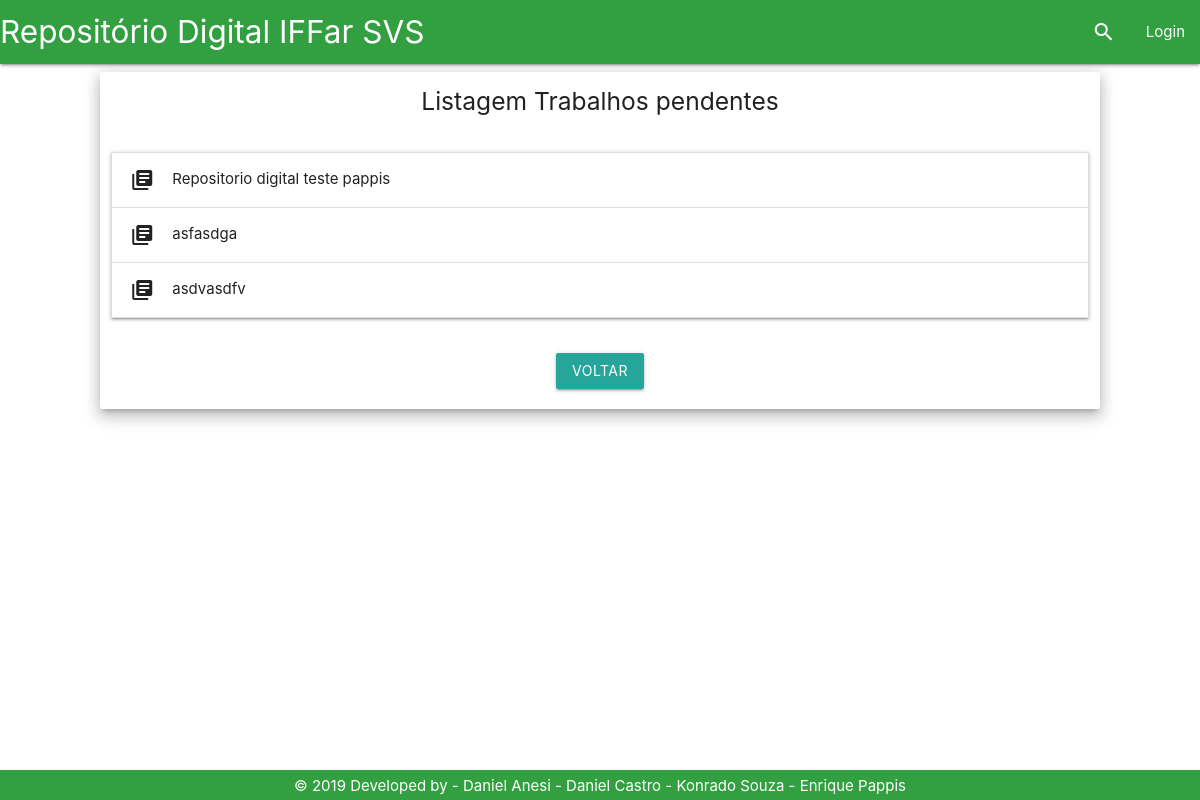
Page /Tela/trabalhosPendentes.php on the committed database.
### tables this page shows
CREATE TABLE `trabalho` (
  `id_trabalho` int(11) NOT NULL,
  `id_usuario` int(11) NOT NULL,
  `nome` varchar(200) NOT NULL,
  `resumo` varchar(4500) NOT NULL,
  `categoria` varchar(20) NOT NULL,
  `autores` varchar(200) NOT NULL,
  `orientadores` varchar(200) DEFAULT NULL,
  `coorientadores` varchar(200) DEFAULT NULL,
  `palavras_chave` varchar(100) NOT NULL,
  `data_submissao` varchar(40) DEFAULT NULL,
  `caminho` varchar(80) NOT NULL,
  `id_curso` int(11) NOT NULL,
  `numero_acessos` int(11) DEFAULT NULL,
  `numero_downloads` int(11) DEFAULT NULL,
  `publicado` int(1) NOT NULL DEFAULT 0
);

### Controle/trabalhoPDO.php (called while the page is built, shortened)
<?php
if (realpath('./index.php')) {
    include_once './Controle/conexao.php';
    include_once './Controle/usuarioPDO.php';
    include_once './Modelo/Trabalho.php';
    include_once './Modelo/Usuario.php';
} else {
    if (realpath('../index.php')) {
        include_once '../Modelo/Trabalho.php';
    }
}
class TrabalhoPDO
{
    public function selectTrabalho()
    {
        $con = new conexao();
        $pdo = $con->getConexao();
        $stmt = $pdo->prepare('select * from trabalho ORDER BY id_trabalho desc;');
        $stmt->execute();
        if ($stmt->rowCount() > 0) {
            return $stmt;
        } else {
            return false;
        }
    }
    public function selectTrabalhoPendente() {
        $con = new conexao();
        $pdo = $con->getConexao();
        $stmt = $pdo->prepare('select * from trabalho where publicado = 0 ORDER BY id_trabalho desc;');
        $stmt->execute();
        if ($stmt->rowCount() > 0) {
            return $stmt;
        } else {
            return false;
        }
    }
}

### Modelo/Trabalho.php (called while the page is built, shortened)
<?php
class trabalho{
private $nome;
public function __construct() {
    if (func_num_args() != 0) {
        $atributos = func_get_args()[0];
        }
    }
     public function getNome(){
         return $this->nome;
     }
}

### Tela/trabalhosPendentes.php (the view, shortened to what this page needs)
<!DOCTYPE html>
<?php
    include_once '../Base/header.php';
    include_once '../Controle/trabalhoPDO.php';
    include_once '../Modelo/Trabalho.php';
    $trabalhoPDP = new TrabalhoPDO();
    $stmtTrabalhos = $trabalhoPDP->selectTrabalho();
    $trabalhos = $stmtTrabalhos->fetchAll();
    $trabalhoListar = new trabalhoPDO();
    $sql = $trabalhoListar->selectTrabalhoPendente();
?>
<html>
<body>
<main>
    <div class="row center">
        <div class="card z-depth-3 col s12 m12 l10 offset-l1">
            <div class="row">
                <h5 class="center">Listagem Trabalhos pendentes</h5>
            </div>
            <div class="row">
                <?php
                    if ($sql != false) {
                ?>
                <div class="col l12">
                    <ul class="collapsible">
                        <?php
                            while ($resultado = $sql->fetch()) {
                                $tr = new trabalho($resultado);
                                ?>
                                <li>
                                    <div class="collapsible-header"><i
                                                class="material-icons">library_books</i><?php echo $tr->getNome(); ?>
                                    </div>
                                </li>
                                <?php
                            }
                        ?>
                    </ul>
                </div>
            <?php
                } else {
                echo "<h5>Nada Encontrado nas submições</h5>";
            }
            ?>
            </div>
            <div class="row">
                <a href="../index.php" class="btn waves-effect">Voltar</a>
            </div>
        </div>
    </div>
</main>
<?php
    include_once '../Base/footer.php';
?>
</body>
</html>

### rows in the picture
trabalho: nome "Repositorio digital teste pappis"
trabalho: nome "asfasdga"
trabalho: nome "asdvasdfv"
